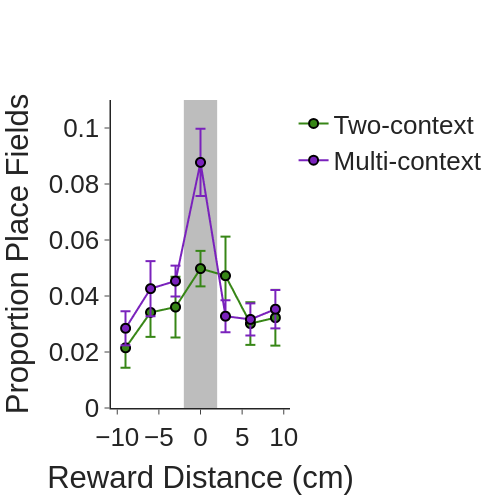

Notebook source saved alongside this figure:
### Code cell
## Plot proportion of place fields for a specified day for each reward_bin_size location, where the x-axis value is the center of the bin.
day = 16
avg_rel = rel_df.groupby(['group', 'day', 'relative_bin'], as_index=False).agg({'proportion': ['mean', 'sem']})

fig = pf.custom_graph_template(x_title='Reward Distance (cm)', y_title='Proportion Place Fields')
for group in ['Two-context', 'Multi-context']:
    gdata = avg_rel[(avg_rel['group'] == group) & (avg_rel['day'] == day)]

    fig.add_trace(go.Scattergl(x=gdata['relative_bin'] * conversion, y=gdata['proportion']['mean'], mode='lines+markers', line_color=ce_colors_dict[group],
                               marker_size=9, marker=dict(line=dict(width=2, color='black')), name=group,
                               error_y=dict(type='data', array=gdata['proportion']['sem'])))
fig.add_vrect(x0=-2, x1=2, fillcolor=chance_color, opacity=0.5, layer="below", line_width=0)
fig.update_yaxes(range=[0, 0.08], dtick=0.02)
if cell_type == 'place_cells':
    fig.update_yaxes(range=[0, 0.11], dtick=0.02)
fig.show()
fig.write_image(pjoin(fig_path, f'{cell_type}_{day}_mc_tc_proportion_pfs.png'), width=500, height=500)

### Figure 1 — Plotly figure (JSON) as saved in the notebook; plotly's stock layout.template omitted (floating-point values rounded to 4 significant figures)
{"data": [{"error_y": {"array": [0.007119, 0.008744, 0.01085, 0.006353, 0.01398, 0.007609, 0.009956], "type": "data"}, "line": {"color": "#378616"}, "marker": {"line": {"color": "black", "width": 2}, "size": 9}, "mode": "lines+markers", "name": "Two-context", "type": "scattergl", "x": [-9.0, -6.0, -3.0, 0.0, 3.0, 6.0, 9.0], "y": [0.0215, 0.03413, 0.03605, 0.04979, 0.04724, 0.03016, 0.03225]}, {"error_y": {"array": [0.006088, 0.009833, 0.005532, 0.012, 0.005708, 0.005719, 0.006864], "type": "data"}, "line": {"color": "#7A22BC"}, "marker": {"line": {"color": "black", "width": 2}, "size": 9}, "mode": "lines+markers", "name": "Multi-context", "type": "scattergl", "x": [-9.0, -6.0, -3.0, 0.0, 3.0, 6.0, 9.0], "y": [0.02847, 0.04263, 0.04534, 0.08773, 0.03279, 0.03164, 0.03529]}], "layout": {"font": {"family": "Arial", "size": 26}, "height": 500, "shapes": [{"fillcolor": "#7d7d7d", "layer": "below", "line": {"width": 0}, "opacity": 0.5, "type": "rect", "x0": -2, "x1": 2, "xref": "x", "y0": 0, "y1": 1, "yref": "y domain"}], "title": {"x": 0.5, "xanchor": "center", "y": 0.9, "yanchor": "top"}, "width": 500, "xaxis": {"anchor": "y", "domain": [0, 1], "linewidth": 1.5, "title": {"text": "Reward Distance (cm)"}}, "yaxis": {"anchor": "x", "domain": [0, 1], "dtick": 0.02, "linewidth": 1.5, "range": [0, 0.11], "title": {"text": "Proportion Place Fields"}}}}
